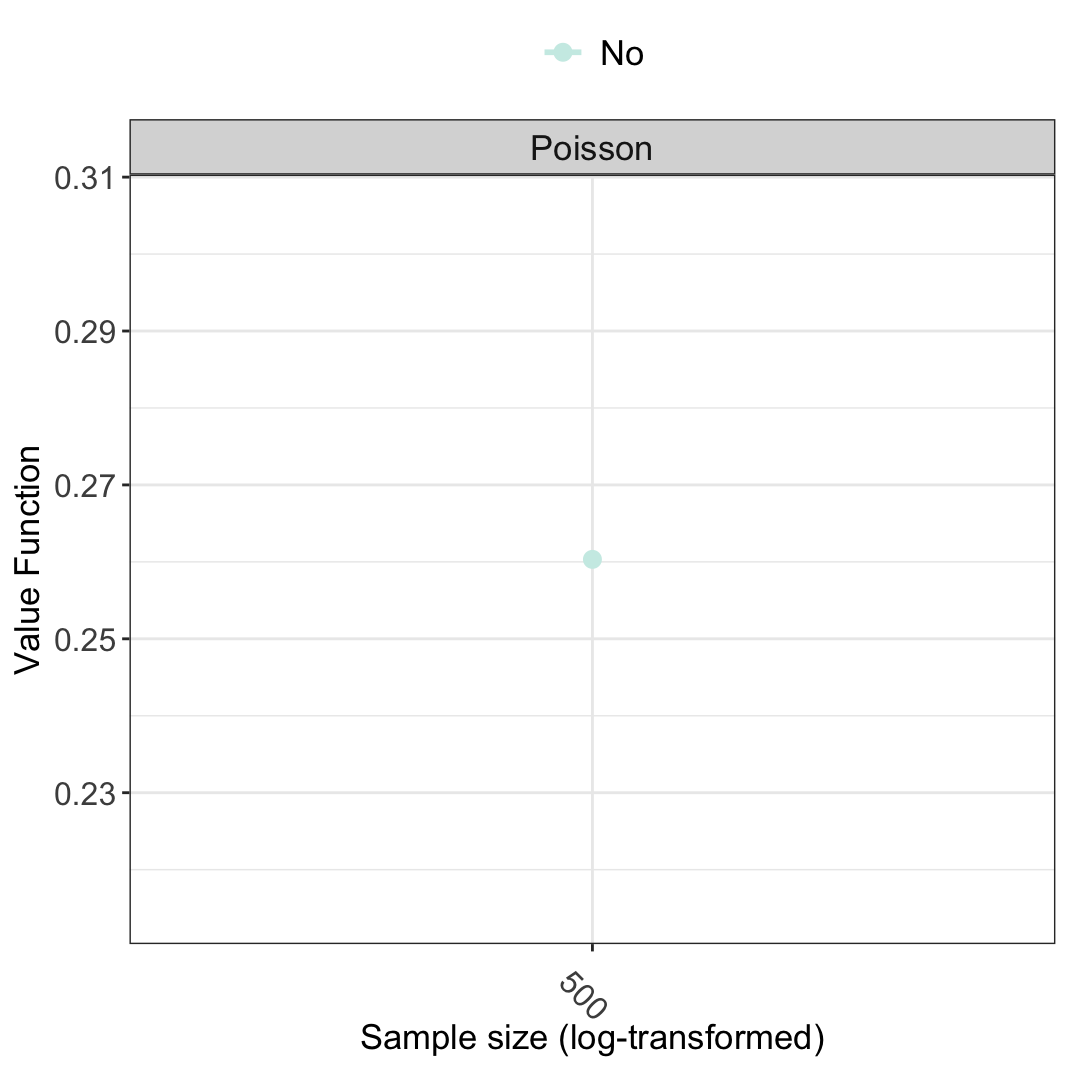

Generate this figure with R:
# ------------------------------------------------------------------
# Project: Precision Medicine MS
# 
# Program name: one_minimal_example.R
# 
# Purpose: One minimal, non-Slurm representative example to excute simmain.R.
#          Specific configurations: method = Poisson, 
#                                   sample size = 500, 
#                                   batch index = 1, 
#                                   magnitude of heterogeneity = no
#                                   distribution of heterogeneity = equal symmetric
#
#  This script can be run locally without an HPC environment.
# ------------------------------------------------------------------

##################################################
#### Set up wd, libraries, and functions ####
##################################################

suppressPackageStartupMessages(library(tidyverse))
suppressPackageStartupMessages(library(magrittr))
suppressPackageStartupMessages(library(haven))
suppressPackageStartupMessages(library(Hmisc))
suppressPackageStartupMessages(library(caret))
suppressPackageStartupMessages(library(MASS))
suppressPackageStartupMessages(library(pscl))
suppressPackageStartupMessages(library(mpath))
suppressPackageStartupMessages(library(fastDummies))

source("./utility.R")
source("./02-propensityscore.R")
source("./06-LuScore.R")
source("./eachCV.R")
source("./manuscript_func_final.R")

# Constants
n.fold <- 10     # number of folds in each CV iteration
n.cv <- 25       # total number of CV iterations 
base.seed <- 999 # randomization seed
RCT <- T         # randomized trial, if TRUE
big.n <- 1000000  # sample size of the large independent test set to get true value, e.g. 1million
colB <- brewer.pal(n = 9, name = "PuBu") # Blue for estimated value
colR <- brewer.pal(n = 9, name = "OrRd") # Red for value
colG <- brewer.pal(n = 9, name = "BuGn") # Green for level of heterogeneity
display_methods <- c("Poisson", "Boosting", 
                     "Contrast\n Regression", "List DTR\n (2 nodes)")

# User-specified constants
method <- "poisson"               # PM method, an argument from command line
yvar <- "logarr0001"              # y-variable specified by user, could be logarr0001 = log(arr+0.001) or logarr1 = log(arr+1) or log((NRL+0.01)/offsetbyyear)
# batch <- 1                        # the batch index, could be from 1 to n.cv/batch_size, an argument from command line
n <- 500                          # sample size of the randomly generated simulated data
beta <- c(-0.2,-0.2,-0.2,-0.2,-0.2)  # magnitude of heterogeneity is no
cat("\nLevel of heterogeneity beta =", beta, "\n")
percentiles <- seq(0,1,by=0.2)    # distribution of heterogeneity is equal symmetric, i.e., 20% for all subgroups
cat("\nSubgroup proportions =", percentiles, "\n")

batch_size <- ifelse(n %in% c(100, 250, 500, 1000), 5, 1)  # number of CV iterations in each batch, could be from 1 to n.cv

## X variables to be included in each model
categoricalvars <- c("female", "prevDMTefficacy")
continuousvars <- c("ageatindex_centered", "prerelapse_num", "premedicalcost")

## Outcome depends on the method and user
candidates <- list(allA1 = "postrelapse_num",
                   allA0 = "postrelapse_num",
                   linear = yvar, # default = "logarr0001", lower is better
                   negBin = "postrelapse_num",
                   dWOLS = paste("m", yvar, sep = ""), # default = "mlogarr0001", add minus because higher is better
                   listDTR2 = paste("m", yvar, sep = ""), # default = "mlogarr0001", add minus because higher is better
                   listDTR3 = paste("m", yvar, sep = ""), # default = "mlogarr0001", add minus because higher is better
                   poisson = "postrelapse_num",
                   boosting = "postrelapse_num",
                   twoReg = "postrelapse_num",
                   contrastReg = "postrelapse_num") 
outcome <- candidates[[method]]
cat("\nOutcome is:", outcome, "\n")

# Simulate a large test set 
sim.big <- simdata(n = big.n, RCT = RCT, beta = beta, seed = base.seed, percentiles = percentiles)
cat("\nA random sample is simulated with seed", base.seed, "with dimension: ", dim(sim.big$data), "as the one independent large test data for calculation of ture value function.\n")

# One time run to get V(d)
trueV <- getTrueOptimalValue(n = big.n, beta = beta, beta.x = c(-1.54, -0.01, 0.06, 0.25, 0.5, 0.13, 0.0000003), RCT = RCT,
                             percentiles = percentiles, seed = 0)
cat("\n###################################
    \n##The empirical V(d) is", trueV, "##
    \n###################################\n")

#######################################################################
############################# Read in data ############################
#######################################################################

# X categorical variables (formatted) to be included in each model
formatted_categoricalvars <- c("female", "prevDMTefficacy_Medium.and.high.efficacy", "prevDMTefficacy_None")

# The Batch CV loop
start <- Sys.time()
batchcv <- vector("list", batch_size)
names(batchcv) <- paste0("batch.ind", 1:batch_size)

vhats.dhat <- vs.dhat <- dhats <- NULL
for (batch in 1:5){
  
  cat("\n##############################")
  cat("\nExecuting batch No.", batch)
  cat("\n##############################\n")
  
  # Run the CV (based on simmain.R)
  for (cv.i in 1:batch_size){
    
    cat("\n\nCV iteration =", cv.i, "out of", batch_size)
    seed = base.seed + cv.i + batch*10
    set.seed(seed)
    
    # Simulate a random sample 
    sim <- simdata(n = n, RCT = RCT, beta = beta, seed = seed, percentiles = percentiles)$data 
    
    # Format data
    temp <- format.countdata(data = sim, yvar = outcome, timevar = "finalpostdayscount", trtvar = "trt", 
                             xcontinuousvars = c(continuousvars, "postrelapse_num", "offset", "FUweight"), 
                             xcategoricalvars = categoricalvars, imputation.method = NULL)
    input <- data.frame(y = temp$y, trt = factor(temp$trt), time = log(temp$time), temp$x)
    rm(sim)
    cat("\nA random sample is simulated with seed", seed, "with dimension: ", dim(input), "for the current CV iteration.\n")
    
    # Create CV folds
    folds <- createFolds(input$trt, k = n.fold, list = TRUE) # Stratified CV
    
    batchcv[[paste0("batch.ind", cv.i)]] <- eachCV(data = input, 
                                                   method = method, 
                                                   outcome = "y", # candidates -> outcome + plus formatting = outcome is always y 
                                                   folds = folds, 
                                                   n.fold = n.fold, 
                                                   categoricalvars = formatted_categoricalvars, 
                                                   continuousvars = continuousvars,
                                                   RCT = RCT,
                                                   seed = seed,
                                                   sim.big = sim.big)
  }
  
  # Summary outputs (based on simsummary.R)
  vhat.dhat <- v.dhat <- dhat <- data.frame()
  
  for (name in names(batchcv)){
    # Get estimated values, vhat.dhat
    vhat.dhat  <- rbind(vhat.dhat, 
                        batchcv[[name]] %>% 
                          map_df(~bind_rows(names(.x) %>% str_detect("vhat") %>% keep(.x, .)), .id = "fold") %>% 
                          mutate(batch = name))
    # Get true values, v.dhat
    v.dhat  <- rbind(v.dhat, 
                     batchcv[[name]] %>% 
                       map_df(~bind_rows(names(.x) %>% str_detect("v.dhat") %>% keep(.x, .)), .id = "fold") %>% 
                       mutate(batch = name))
    # Get estimated rule from CV test fold, dhat
    dhat  <- rbind(dhat, 
                   batchcv[[name]] %>% 
                     map_df(~bind_rows(names(.x) %>% str_detect("^dhat$") %>% keep(.x, .)), .id = "fold") %>% 
                     mutate(batch = name))
  }
  
  # Combine results over all methods
  vhats.dhat <- rbind(vhats.dhat, vhat.dhat)
  vs.dhat <- rbind(vs.dhat, v.dhat)
  dhats <- rbind(dhats, dhat)

}

vhats.dhat %<>% 
  mutate(method_outcome = paste0(method, "_", outcome))

vs.dhat %<>% 
  mutate(method_outcome = paste0(method, "_", outcome))

dhats %<>% 
  mutate(method_outcome = paste0(method, "_", outcome))

end <- Sys.time()
cat("\nTime elapsed: ", end - start, "s\n\n")

#######################################################################
############################# Calculate Summary ############################
#######################################################################
# Summarize by method
vhats.dhat %<>% 
  group_by(method_outcome) %>% 
  dplyr::summarize(n.batches = n(),
            n.nonnaU = sum(!is.na(U)),
            n.nonnaW = sum(!is.na(W)),
            meanVold = mean(U/W, na.rm = T),
            meanV = sum(U, na.rm = T)/sum(W, na.rm = T),
            sdVold = sd(U/W, na.rm = T), 
            meanU = mean(U, na.rm = T),
            meanW = mean(W, na.rm = T),
            sdV = sum((U / meanW - meanU * W / ((meanW)^2))^2, na.rm = T) / (n.fold * (n.fold * n.cv  - 1)),
            .groups = "keep") %>% 
  dplyr::select(-meanU, -meanW) %>%
  ungroup %>%
  arrange(desc(meanV)) %>%
  mutate(n = n)

vs.dhat %<>% 
  group_by(method_outcome) %>% 
  dplyr::summarize(n.batches = n(),
            n.nonTrueV = sum(!is.na(v.dhat)),
            meanTrueV = mean(v.dhat, na.rm = T),
            sdTrueV = sd(v.dhat, na.rm = T),
            .groups = "keep") %>% 
  ungroup %>%
  arrange(desc(meanTrueV)) %>%
  mutate(n = n)

vhats.dhat %<>% 
  mutate(beta = paste0("c(", paste(beta, collapse = ", "), ")"),
         percentiles = paste0("c(", paste(percentiles, collapse = ", "), ")"))

vs.dhat %<>% 
  mutate(beta = paste0("c(", paste(beta, collapse = ", "), ")"),
         percentiles = paste0("c(", paste(percentiles, collapse = ", "), ")"))

dhats %<>% 
  mutate(beta = paste0("c(", paste(beta, collapse = ", "), ")"),
         percentiles = paste0("c(", paste(percentiles, collapse = ", "), ")"))

# Collect CV iteration batch results and summarize (based on simsummary_sample_size.R)
# Since we only have one sample size, this code chunk only needs to be run onces
cvs <- true.cvs <- dhat.cvs <- NULL
ns <- c(500)
for (n in ns){
  cvs <- rbind(cvs, vhats.dhat %>% 
               mutate(n.subset = n) %>% 
               dplyr::select(n.subset, n.nonnaU, n.nonnaW, method_outcome, 
                             n.batches, meanVold, meanV, sdVold, sdV, 
                             beta, percentiles))

  true.cvs <- rbind(true.cvs, vs.dhat %>% 
                      mutate(n.subset = n) %>% 
                      dplyr::select(n.subset, method_outcome, n.batches, 
                                    n.nonTrueV, meanTrueV, sdTrueV, beta, percentiles))
  
  dhat.cvs <- rbind(dhat.cvs, dhats %>% mutate(n.subset = n))
}

# One time run to get V(d)
trueV <- getTrueOptimalValue(n = big.n, beta = beta, beta.x = c(-1.54, -0.01, 0.06, 0.25, 0.5, 0.13, 0.0000003), RCT = RCT,
                             percentiles = percentiles, seed = 0)
cat("\n###################################
    \n##The optimal empirical V(d) is", trueV, "##
    \n###################################\n")


trueWorstV <- getTrueWorstValue(n = big.n, beta = beta, beta.x = c(-1.54, -0.01, 0.06, 0.25, 0.5, 0.13, 0.0000003), RCT = RCT,
                                percentiles = percentiles, seed = 0)
cat("\n###################################
    \n##The worst empirical V(d) is", trueWorstV, "##
    \n###################################\n")


#### ---- Cross-validated V.hat and sd plot by sample size for each PM method ---- ####
alldmf <- "All DMF"
allteri <- "All TERI"

method.vec <- c(allteri, alldmf,  
                "Poisson", "Weighted\n Poisson", "Negative\n Binomial", "Weighted\n NegBin", 
                "Linear", "Weighted\n Linear", "dWOLS", 
                "Boosting", "Two\n Regressions", "Contrast\n Regression", "List DTR\n (2 nodes)", "List DTR\n (3 nodes)")


# Format outputs for plotting
cvs2 <- cvs %>% 
  mutate(method = stringr::str_split(method_outcome, "_") %>% map_chr(., 1),
         outcome = stringr::str_split(method_outcome, "_") %>% map_chr(., 2)) %>% 
  filter(outcome %in% c("postrelapse", "mlogarr0001", "logarr0001")) %>% 
  mutate(method = case_when(
    method == "contrastReg" ~ "Contrast\n Regression",
    method == "allA0" ~ allteri,
    method == "twoReg" ~ "Two\n Regressions",
    method == "boosting" ~ "Boosting",
    method == "allA1" ~ alldmf,
    method == "listDTR3" ~ "List DTR\n (3 nodes)",
    method == "listDTR2" ~ "List DTR\n (2 nodes)",
    method == "dWOLS" ~ "dWOLS",
    method == "weightedPoisson" ~ "Weighted\n Poisson",
    method == "poisson" ~ "Poisson",
    method == "weightedNegBin" ~ "Weighted\n NegBin",
    method == "weightedLinear" ~ "Weighted\n Linear",
    method == "linear" ~ "Linear",
    method == "negBin" ~ "Negative\n Binomial"
  ),
  method = factor(method, 
                  levels = method.vec, 
                  labels = method.vec)
  ) %>% 
  filter( !(method %in% c("Weighted\n Linear", "Weighted\n Poisson", "Weighted\n NegBin"))) %>%
  mutate(trueWorstV = trueWorstV, trueV = trueV)

true.cvs2 <- true.cvs %>% 
  mutate(method = stringr::str_split(method_outcome, "_") %>% map_chr(., 1),
         outcome = stringr::str_split(method_outcome, "_") %>% map_chr(., 2)) %>% 
  filter(outcome %in% c("postrelapse", "mlogarr0001", "logarr0001")) %>% 
  mutate(method = case_when(
    method == "contrastReg" ~ "Contrast\n Regression",
    method == "allA0" ~ allteri,
    method == "twoReg" ~ "Two\n Regressions",
    method == "boosting" ~ "Boosting",
    method == "allA1" ~ alldmf,
    method == "listDTR3" ~ "List DTR\n (3 nodes)",
    method == "listDTR2" ~ "List DTR\n (2 nodes)",
    method == "dWOLS" ~ "dWOLS",
    method == "weightedPoisson" ~ "Weighted\n Poisson",
    method == "poisson" ~ "Poisson",
    method == "weightedNegBin" ~ "Weighted\n NegBin",
    method == "weightedLinear" ~ "Weighted\n Linear",
    method == "linear" ~ "Linear",
    method == "negBin" ~ "Negative\n Binomial"
  ),
  method = factor(method, 
                  levels = method.vec, 
                  labels = method.vec)
  ) %>% 
  filter( !(method %in% c("Weighted\n Linear", "Weighted\n Poisson", "Weighted\n NegBin")))


## Concatenate V(d.hat) and V.hat(d.hat)
cvs3 <- cvs2 %>% 
  dplyr::select(n.subset, n.nonnaU, method_outcome, n.batches, meanVold, sdVold, beta, percentiles, method, outcome) %>% 
  rename(n.nonna = n.nonnaU,
         meanV = meanVold,
         sdV = sdVold) %>% 
  mutate(whichV = "V.hat")
true.cvs3 <- true.cvs2 %>% 
  dplyr::select(n.subset, n.nonTrueV, method_outcome, n.batches, meanTrueV, sdTrueV, beta, percentiles, method, outcome) %>% 
  rename(n.nonna = n.nonTrueV,
         meanV = meanTrueV,
         sdV = sdTrueV) %>% 
  mutate(whichV = "V")
all.cvs3 <- rbind(cvs3, true.cvs3)

all.cvs3.wide <- all.cvs3 %>% 
  pivot_wider(names_from = whichV, values_from = meanV:sdV) %>%
  mutate(trueWorstV = trueWorstV, 
         trueV = trueV,
         VR_V.hat = (meanV_V.hat - trueWorstV) / (trueV - trueWorstV),
         VR_V = (meanV_V - trueWorstV) / (trueV - trueWorstV),
         levhte = "No")

# Visualize the example output
# which will show as one dot in Figure 3
plotV(data = all.cvs3.wide, 
       thisV = "meanV_V", 
       display_methods = display_methods, 
       colorgroup = "levhte",
       output = F)
